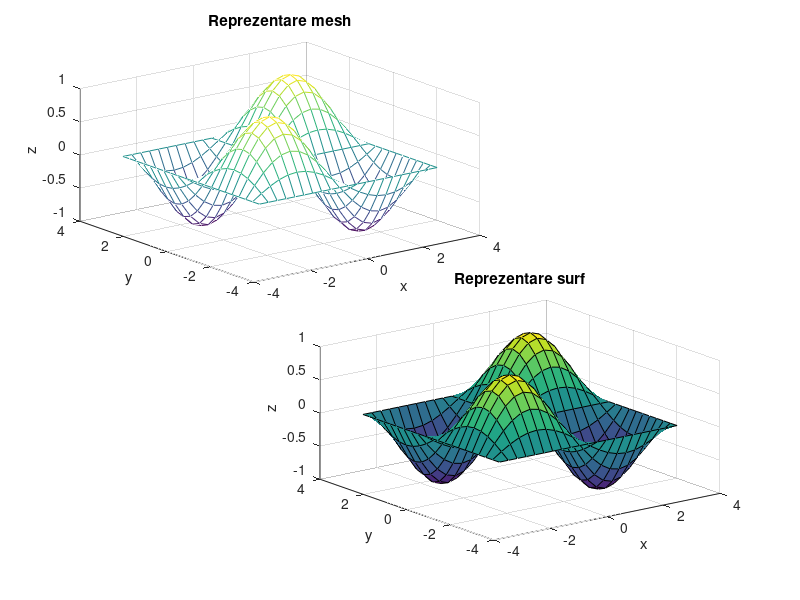

The MATLAB source for this figure:
[X, Y] = meshgrid(-pi:pi/10:pi);
Z = sin (X) .* sin (Y);
subplot('position',[0.1 0.53 0.5 0.4])
mesh (X,Y,Z);
grid on
xlabel('x')
ylabel('y')
zlabel('z')
title('Reprezentare mesh')
subplot('position',[0.4 0.1 0.5 0.4])
surf (X,Y,Z);
grid on
xlabel('x')
ylabel('y')
zlabel('z')
title('Reprezentare surf')